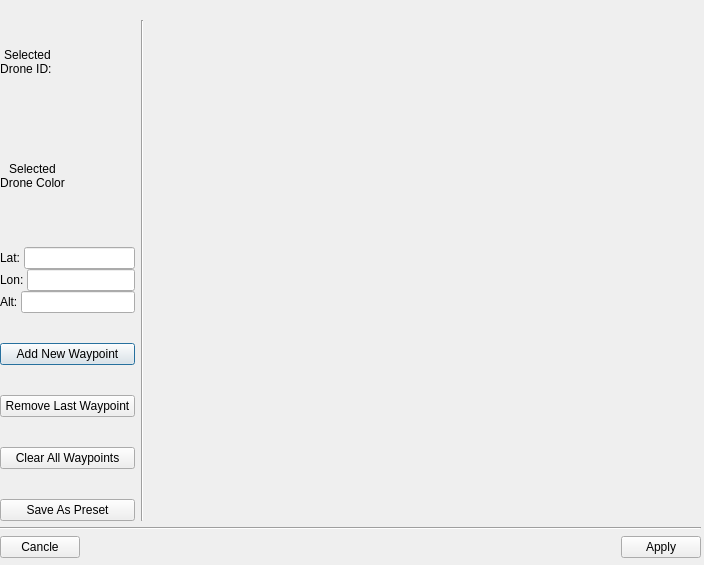
<?xml version="1.0" encoding="UTF-8"?>
<ui version="4.0">
 <class>FlightDialog</class>
 <widget class="QDialog" name="FlightDialog">
  <property name="geometry">
   <rect>
    <x>0</x>
    <y>0</y>
    <width>704</width>
    <height>565</height>
   </rect>
  </property>
  <property name="windowTitle">
   <string>Dialog</string>
  </property>
  <widget class="QWidget" name="verticalLayoutWidget">
   <property name="geometry">
    <rect>
     <x>0</x>
     <y>20</y>
     <width>701</width>
     <height>538</height>
    </rect>
   </property>
   <layout class="QVBoxLayout" name="verticalLayout" stretch="10,0,0">
    <item>
     <layout class="QHBoxLayout" name="horizontalLayout" stretch="0,0,10">
      <item>
       <layout class="QVBoxLayout" name="verticalLayout_2" stretch="0,0,0,10,10,10,0">
        <property name="spacing">
         <number>30</number>
        </property>
        <item>
         <layout class="QHBoxLayout" name="horizontalLayout_6">
          <item>
           <widget class="QLabel" name="label_4">
            <property name="text">
             <string>Selected
Drone ID: </string>
            </property>
            <property name="alignment">
             <set>Qt::AlignCenter</set>
            </property>
           </widget>
          </item>
          <item>
           <widget class="QLabel" name="label_5">
            <property name="text">
             <string/>
            </property>
           </widget>
          </item>
         </layout>
        </item>
        <item>
         <layout class="QHBoxLayout" name="horizontalLayout_8">
          <item>
           <widget class="QLabel" name="label_7">
            <property name="text">
             <string>Selected
Drone Color</string>
            </property>
            <property name="alignment">
             <set>Qt::AlignCenter</set>
            </property>
           </widget>
          </item>
          <item>
           <widget class="QLabel" name="label_6">
            <property name="text">
             <string/>
            </property>
           </widget>
          </item>
         </layout>
        </item>
        <item>
         <layout class="QVBoxLayout" name="verticalLayout_3">
          <property name="spacing">
           <number>0</number>
          </property>
          <item>
           <layout class="QHBoxLayout" name="horizontalLayout_5">
            <item>
             <widget class="QLabel" name="label_3">
              <property name="text">
               <string>Lat: </string>
              </property>
             </widget>
            </item>
            <item>
             <widget class="QLineEdit" name="latLineEdit"/>
            </item>
           </layout>
          </item>
          <item>
           <layout class="QHBoxLayout" name="horizontalLayout_3">
            <item>
             <widget class="QLabel" name="label">
              <property name="text">
               <string>Lon: </string>
              </property>
             </widget>
            </item>
            <item>
             <widget class="QLineEdit" name="lonLineEdit"/>
            </item>
           </layout>
          </item>
          <item>
           <layout class="QHBoxLayout" name="horizontalLayout_4">
            <item>
             <widget class="QLabel" name="label_2">
              <property name="text">
               <string>Alt: </string>
              </property>
             </widget>
            </item>
            <item>
             <widget class="QLineEdit" name="altLineEdit"/>
            </item>
           </layout>
          </item>
         </layout>
        </item>
        <item>
         <widget class="QPushButton" name="addNewWaypointButton">
          <property name="text">
           <string>Add New Waypoint</string>
          </property>
         </widget>
        </item>
        <item>
         <widget class="QPushButton" name="removeWaypointButton">
          <property name="text">
           <string>Remove Last Waypoint</string>
          </property>
         </widget>
        </item>
        <item>
         <widget class="QPushButton" name="clearWaypointsButton">
          <property name="text">
           <string>Clear All Waypoints</string>
          </property>
         </widget>
        </item>
        <item>
         <widget class="QPushButton" name="saveAsPresetButton">
          <property name="text">
           <string>Save As Preset</string>
          </property>
         </widget>
        </item>
       </layout>
      </item>
      <item>
       <widget class="Line" name="line">
        <property name="orientation">
         <enum>Qt::Vertical</enum>
        </property>
       </widget>
      </item>
      <item>
       <layout class="QVBoxLayout" name="verticalLayout_4"/>
      </item>
     </layout>
    </item>
    <item>
     <widget class="Line" name="line_2">
      <property name="orientation">
       <enum>Qt::Horizontal</enum>
      </property>
     </widget>
    </item>
    <item>
     <layout class="QHBoxLayout" name="horizontalLayout_2" stretch="0,0,0">
      <item>
       <widget class="QPushButton" name="cancleButton">
        <property name="text">
         <string>Cancle</string>
        </property>
        <property name="icon">
         <iconset resource="../resources/resources.qrc">
          <normaloff>:/images/icons/cancle.png</normaloff>:/images/icons/cancle.png</iconset>
        </property>
       </widget>
      </item>
      <item>
       <spacer name="horizontalSpacer">
        <property name="orientation">
         <enum>Qt::Horizontal</enum>
        </property>
        <property name="sizeHint" stdset="0">
         <size>
          <width>40</width>
          <height>20</height>
         </size>
        </property>
       </spacer>
      </item>
      <item>
       <widget class="QPushButton" name="applyButton">
        <property name="text">
         <string>Apply</string>
        </property>
        <property name="icon">
         <iconset resource="../resources/resources.qrc">
          <normaloff>:/images/icons/tick_mark.png</normaloff>:/images/icons/tick_mark.png</iconset>
        </property>
       </widget>
      </item>
     </layout>
    </item>
   </layout>
  </widget>
 </widget>
 <resources>
  <include location="../resources/resources.qrc"/>
 </resources>
 <connections>
  <connection>
   <sender>latLineEdit</sender>
   <signal>editingFinished()</signal>
   <receiver>FlightDialog</receiver>
   <slot>on_latLineEdit_editingFinished()</slot>
   <hints>
    <hint type="sourcelabel">
     <x>105</x>
     <y>193</y>
    </hint>
    <hint type="destinationlabel">
     <x>150</x>
     <y>69</y>
    </hint>
   </hints>
  </connection>
  <connection>
   <sender>lonLineEdit</sender>
   <signal>editingFinished()</signal>
   <receiver>FlightDialog</receiver>
   <slot>on_lonLineEdit_editingFinished()</slot>
   <hints>
    <hint type="sourcelabel">
     <x>164</x>
     <y>227</y>
    </hint>
    <hint type="destinationlabel">
     <x>187</x>
     <y>150</y>
    </hint>
   </hints>
  </connection>
  <connection>
   <sender>altLineEdit</sender>
   <signal>editingFinished()</signal>
   <receiver>FlightDialog</receiver>
   <slot>on_altLineEdit_editingFinished()</slot>
   <hints>
    <hint type="sourcelabel">
     <x>91</x>
     <y>249</y>
    </hint>
    <hint type="destinationlabel">
     <x>138</x>
     <y>238</y>
    </hint>
   </hints>
  </connection>
  <connection>
   <sender>addNewWaypointButton</sender>
   <signal>clicked()</signal>
   <receiver>FlightDialog</receiver>
   <slot>on_addNewWaypointButton_pushButton_clicked()</slot>
   <hints>
    <hint type="sourcelabel">
     <x>140</x>
     <y>307</y>
    </hint>
    <hint type="destinationlabel">
     <x>172</x>
     <y>330</y>
    </hint>
   </hints>
  </connection>
  <connection>
   <sender>removeWaypointButton</sender>
   <signal>clicked()</signal>
   <receiver>FlightDialog</receiver>
   <slot>on_removeWaypointButton_pushButton_clicked()</slot>
   <hints>
    <hint type="sourcelabel">
     <x>62</x>
     <y>364</y>
    </hint>
    <hint type="destinationlabel">
     <x>94</x>
     <y>385</y>
    </hint>
   </hints>
  </connection>
  <connection>
   <sender>cancleButton</sender>
   <signal>clicked()</signal>
   <receiver>FlightDialog</receiver>
   <slot>on_cancleButton_pushButton_clicked()</slot>
   <hints>
    <hint type="sourcelabel">
     <x>44</x>
     <y>518</y>
    </hint>
    <hint type="destinationlabel">
     <x>183</x>
     <y>506</y>
    </hint>
   </hints>
  </connection>
  <connection>
   <sender>applyButton</sender>
   <signal>clicked()</signal>
   <receiver>FlightDialog</receiver>
   <slot>on_applyButton_pushButton_clicked()</slot>
   <hints>
    <hint type="sourcelabel">
     <x>659</x>
     <y>508</y>
    </hint>
    <hint type="destinationlabel">
     <x>504</x>
     <y>506</y>
    </hint>
   </hints>
  </connection>
  <connection>
   <sender>saveAsPresetButton</sender>
   <signal>clicked()</signal>
   <receiver>FlightDialog</receiver>
   <slot>on_saveAsPresetButton_pushButton_clicked()</slot>
   <hints>
    <hint type="sourcelabel">
     <x>95</x>
     <y>461</y>
    </hint>
    <hint type="destinationlabel">
     <x>129</x>
     <y>446</y>
    </hint>
   </hints>
  </connection>
  <connection>
   <sender>clearWaypointsButton</sender>
   <signal>clicked()</signal>
   <receiver>FlightDialog</receiver>
   <slot>on_clearWaypointsButton_pushBUtton_clicked()</slot>
   <hints>
    <hint type="sourcelabel">
     <x>104</x>
     <y>417</y>
    </hint>
    <hint type="destinationlabel">
     <x>180</x>
     <y>439</y>
    </hint>
   </hints>
  </connection>
 </connections>
 <slots>
  <slot>on_openMapButton_pushButton_clicked()</slot>
  <slot>on_latLineEdit_editingFinished()</slot>
  <slot>on_lonLineEdit_editingFinished()</slot>
  <slot>on_altLineEdit_editingFinished()</slot>
  <slot>on_addNewWaypointButton_pushButton_clicked()</slot>
  <slot>on_removeWaypointButton_pushButton_clicked()</slot>
  <slot>on_clearWaypointsButton_pushBUtton_clicked()</slot>
  <slot>on_cancleButton_pushButton_clicked()</slot>
  <slot>on_applyButton_pushButton_clicked()</slot>
  <slot>on_saveAsPresetButton_pushButton_clicked()</slot>
 </slots>
</ui>
